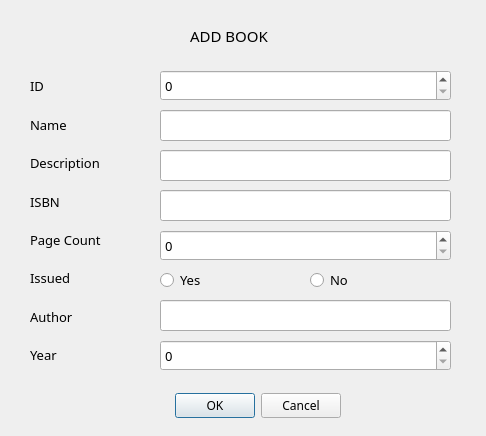
<?xml version="1.0" encoding="UTF-8"?>
<ui version="4.0">
 <class>Dialog</class>
 <widget class="QDialog" name="Dialog">
  <property name="geometry">
   <rect>
    <x>0</x>
    <y>0</y>
    <width>486</width>
    <height>436</height>
   </rect>
  </property>
  <property name="font">
   <font>
    <family>Book Antiqua</family>
   </font>
  </property>
  <property name="windowTitle">
   <string>Dialog</string>
  </property>
  <widget class="QDialogButtonBox" name="buttonBox">
   <property name="geometry">
    <rect>
     <x>150</x>
     <y>390</y>
     <width>191</width>
     <height>32</height>
    </rect>
   </property>
   <property name="orientation">
    <enum>Qt::Horizontal</enum>
   </property>
   <property name="standardButtons">
    <set>QDialogButtonBox::Cancel|QDialogButtonBox::Ok</set>
   </property>
  </widget>
  <widget class="QLabel" name="label">
   <property name="geometry">
    <rect>
     <x>190</x>
     <y>20</y>
     <width>111</width>
     <height>31</height>
    </rect>
   </property>
   <property name="font">
    <font>
     <family>Book Antiqua</family>
     <pointsize>11</pointsize>
    </font>
   </property>
   <property name="text">
    <string>ADD BOOK</string>
   </property>
  </widget>
  <widget class="QLineEdit" name="author_input">
   <property name="geometry">
    <rect>
     <x>160</x>
     <y>300</y>
     <width>291</width>
     <height>31</height>
    </rect>
   </property>
   <property name="font">
    <font>
     <pointsize>10</pointsize>
    </font>
   </property>
  </widget>
  <widget class="QLineEdit" name="name_input">
   <property name="geometry">
    <rect>
     <x>160</x>
     <y>110</y>
     <width>291</width>
     <height>31</height>
    </rect>
   </property>
   <property name="font">
    <font>
     <family>Book Antiqua</family>
     <pointsize>10</pointsize>
    </font>
   </property>
  </widget>
  <widget class="QLineEdit" name="description_input">
   <property name="geometry">
    <rect>
     <x>160</x>
     <y>150</y>
     <width>291</width>
     <height>31</height>
    </rect>
   </property>
   <property name="font">
    <font>
     <family>Book Antiqua</family>
     <pointsize>10</pointsize>
    </font>
   </property>
  </widget>
  <widget class="QSpinBox" name="id_input">
   <property name="enabled">
    <bool>true</bool>
   </property>
   <property name="geometry">
    <rect>
     <x>160</x>
     <y>70</y>
     <width>291</width>
     <height>31</height>
    </rect>
   </property>
   <property name="font">
    <font>
     <family>Book Antiqua</family>
     <pointsize>10</pointsize>
    </font>
   </property>
   <property name="maximum">
    <number>10000</number>
   </property>
  </widget>
  <widget class="QSpinBox" name="page_count_input">
   <property name="geometry">
    <rect>
     <x>160</x>
     <y>230</y>
     <width>291</width>
     <height>31</height>
    </rect>
   </property>
   <property name="font">
    <font>
     <family>Book Antiqua</family>
     <pointsize>10</pointsize>
    </font>
   </property>
   <property name="maximum">
    <number>10000</number>
   </property>
  </widget>
  <widget class="QLineEdit" name="isbn_input">
   <property name="geometry">
    <rect>
     <x>160</x>
     <y>190</y>
     <width>291</width>
     <height>31</height>
    </rect>
   </property>
   <property name="font">
    <font>
     <family>Book Antiqua</family>
     <pointsize>10</pointsize>
    </font>
   </property>
  </widget>
  <widget class="QRadioButton" name="yes_button">
   <property name="geometry">
    <rect>
     <x>160</x>
     <y>270</y>
     <width>95</width>
     <height>20</height>
    </rect>
   </property>
   <property name="font">
    <font>
     <family>Book Antiqua</family>
     <pointsize>10</pointsize>
    </font>
   </property>
   <property name="text">
    <string>Yes</string>
   </property>
  </widget>
  <widget class="QRadioButton" name="no_button">
   <property name="geometry">
    <rect>
     <x>310</x>
     <y>270</y>
     <width>95</width>
     <height>20</height>
    </rect>
   </property>
   <property name="font">
    <font>
     <family>Book Antiqua</family>
     <pointsize>10</pointsize>
    </font>
   </property>
   <property name="text">
    <string>No</string>
   </property>
  </widget>
  <widget class="QSpinBox" name="year_input">
   <property name="geometry">
    <rect>
     <x>160</x>
     <y>340</y>
     <width>291</width>
     <height>31</height>
    </rect>
   </property>
   <property name="font">
    <font>
     <family>Book Antiqua</family>
     <pointsize>10</pointsize>
    </font>
   </property>
   <property name="maximum">
    <number>5000</number>
   </property>
  </widget>
  <widget class="QWidget" name="layoutWidget">
   <property name="geometry">
    <rect>
     <x>30</x>
     <y>70</y>
     <width>134</width>
     <height>301</height>
    </rect>
   </property>
   <layout class="QVBoxLayout" name="verticalLayout">
    <item>
     <widget class="QLabel" name="label_2">
      <property name="font">
       <font>
        <family>Book Antiqua</family>
        <pointsize>10</pointsize>
       </font>
      </property>
      <property name="text">
       <string>ID</string>
      </property>
     </widget>
    </item>
    <item>
     <widget class="QLabel" name="label_3">
      <property name="font">
       <font>
        <family>Book Antiqua</family>
        <pointsize>10</pointsize>
       </font>
      </property>
      <property name="text">
       <string>Name</string>
      </property>
     </widget>
    </item>
    <item>
     <widget class="QLabel" name="label_5">
      <property name="font">
       <font>
        <family>Book Antiqua</family>
        <pointsize>10</pointsize>
       </font>
      </property>
      <property name="text">
       <string>Description</string>
      </property>
     </widget>
    </item>
    <item>
     <widget class="QLabel" name="label_6">
      <property name="font">
       <font>
        <family>Book Antiqua</family>
        <pointsize>10</pointsize>
       </font>
      </property>
      <property name="text">
       <string>ISBN</string>
      </property>
     </widget>
    </item>
    <item>
     <widget class="QLabel" name="label_7">
      <property name="font">
       <font>
        <family>Book Antiqua</family>
        <pointsize>10</pointsize>
       </font>
      </property>
      <property name="text">
       <string>Page Count</string>
      </property>
     </widget>
    </item>
    <item>
     <widget class="QLabel" name="label_4">
      <property name="font">
       <font>
        <family>Book Antiqua</family>
        <pointsize>10</pointsize>
       </font>
      </property>
      <property name="text">
       <string>Issued</string>
      </property>
     </widget>
    </item>
    <item>
     <widget class="QLabel" name="label_9">
      <property name="font">
       <font>
        <family>Book Antiqua</family>
        <pointsize>10</pointsize>
       </font>
      </property>
      <property name="text">
       <string>Author</string>
      </property>
     </widget>
    </item>
    <item>
     <widget class="QLabel" name="label_8">
      <property name="font">
       <font>
        <family>Book Antiqua</family>
        <pointsize>10</pointsize>
       </font>
      </property>
      <property name="text">
       <string>Year</string>
      </property>
     </widget>
    </item>
   </layout>
  </widget>
 </widget>
 <resources/>
 <connections>
  <connection>
   <sender>buttonBox</sender>
   <signal>accepted()</signal>
   <receiver>Dialog</receiver>
   <slot>accept()</slot>
   <hints>
    <hint type="sourcelabel">
     <x>248</x>
     <y>254</y>
    </hint>
    <hint type="destinationlabel">
     <x>157</x>
     <y>274</y>
    </hint>
   </hints>
  </connection>
  <connection>
   <sender>buttonBox</sender>
   <signal>rejected()</signal>
   <receiver>Dialog</receiver>
   <slot>reject()</slot>
   <hints>
    <hint type="sourcelabel">
     <x>316</x>
     <y>260</y>
    </hint>
    <hint type="destinationlabel">
     <x>286</x>
     <y>274</y>
    </hint>
   </hints>
  </connection>
 </connections>
</ui>
